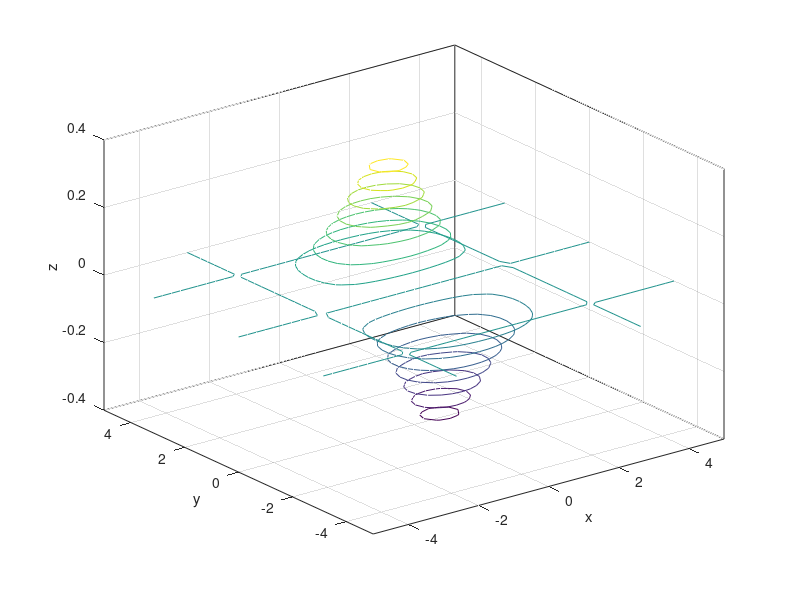

Recreate this plot in MATLAB.
% Grafik Garis 3D - Contour Plot
x = -5:0.25:5;
y = -5:0.25:5;
[X, Y] = meshgrid(x, y);
Z = 1.7.^(-1.5*sqrt(X.^2 + Y.^2)).*cos(0.6*X).*sin(Y);
contour3(X, Y, Z, 15)
xlabel('x');
ylabel('y');
zlabel('z');
